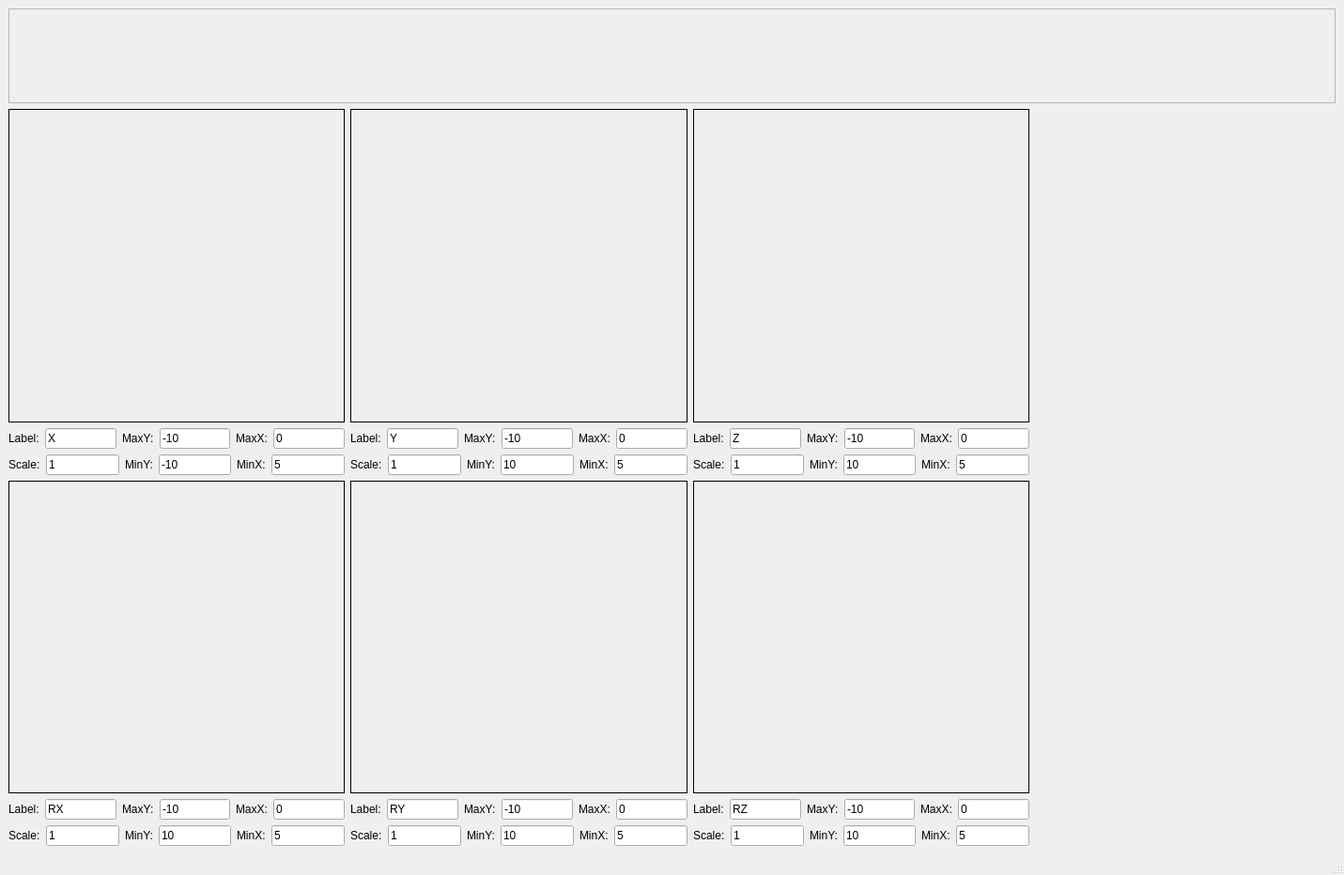
<?xml version="1.0" encoding="UTF-8"?>
<ui version="4.0">
 <class>MainWindow</class>
 <widget class="QMainWindow" name="MainWindow">
  <property name="geometry">
   <rect>
    <x>0</x>
    <y>0</y>
    <width>1431</width>
    <height>932</height>
   </rect>
  </property>
  <property name="sizePolicy">
   <sizepolicy hsizetype="Expanding" vsizetype="Expanding">
    <horstretch>0</horstretch>
    <verstretch>0</verstretch>
   </sizepolicy>
  </property>
  <property name="windowTitle">
   <string>MainWindow</string>
  </property>
  <widget class="QWidget" name="centralwidget">
   <layout class="QVBoxLayout" name="verticalLayout_17">
    <item>
     <widget class="QLabel" name="LBTitle">
      <property name="minimumSize">
       <size>
        <width>0</width>
        <height>101</height>
       </size>
      </property>
      <property name="frameShape">
       <enum>QFrame::StyledPanel</enum>
      </property>
      <property name="text">
       <string/>
      </property>
     </widget>
    </item>
    <item>
     <layout class="QHBoxLayout" name="horizontalLayout_15">
      <item>
       <layout class="QVBoxLayout" name="verticalLayout_14">
        <item>
         <layout class="QVBoxLayout" name="verticalLayout_8" stretch="1,0">
          <item>
           <widget class="QLabel" name="LB1">
            <property name="frameShape">
             <enum>QFrame::Box</enum>
            </property>
            <property name="text">
             <string/>
            </property>
           </widget>
          </item>
          <item>
           <layout class="QVBoxLayout" name="verticalLayout">
            <item>
             <layout class="QHBoxLayout" name="horizontalLayout">
              <item>
               <widget class="QLabel" name="LBlabel">
                <property name="text">
                 <string>Label:</string>
                </property>
               </widget>
              </item>
              <item>
               <widget class="QLineEdit" name="LELabel">
                <property name="text">
                 <string>X</string>
                </property>
               </widget>
              </item>
              <item>
               <widget class="QLabel" name="LBMaxY">
                <property name="text">
                 <string>MaxY:</string>
                </property>
               </widget>
              </item>
              <item>
               <widget class="QLineEdit" name="LEMaxY">
                <property name="text">
                 <string>-10</string>
                </property>
               </widget>
              </item>
              <item>
               <widget class="QLabel" name="LBMaxX">
                <property name="text">
                 <string>MaxX:</string>
                </property>
               </widget>
              </item>
              <item>
               <widget class="QLineEdit" name="LEMaxX">
                <property name="text">
                 <string>0</string>
                </property>
               </widget>
              </item>
             </layout>
            </item>
            <item>
             <layout class="QHBoxLayout" name="horizontalLayout_2">
              <item>
               <widget class="QLabel" name="LBScale">
                <property name="text">
                 <string>Scale:</string>
                </property>
               </widget>
              </item>
              <item>
               <widget class="QLineEdit" name="LEScale">
                <property name="text">
                 <string>1</string>
                </property>
               </widget>
              </item>
              <item>
               <widget class="QLabel" name="LBMinY">
                <property name="text">
                 <string>MinY:</string>
                </property>
               </widget>
              </item>
              <item>
               <widget class="QLineEdit" name="LEMinY">
                <property name="text">
                 <string>-10</string>
                </property>
               </widget>
              </item>
              <item>
               <widget class="QLabel" name="LBMinX">
                <property name="text">
                 <string>MinX:</string>
                </property>
               </widget>
              </item>
              <item>
               <widget class="QLineEdit" name="LEMinX">
                <property name="text">
                 <string>5</string>
                </property>
               </widget>
              </item>
             </layout>
            </item>
           </layout>
          </item>
         </layout>
        </item>
        <item>
         <layout class="QVBoxLayout" name="verticalLayout_13" stretch="1,0">
          <item>
           <widget class="QLabel" name="LB4">
            <property name="frameShape">
             <enum>QFrame::Box</enum>
            </property>
            <property name="text">
             <string/>
            </property>
           </widget>
          </item>
          <item>
           <layout class="QVBoxLayout" name="verticalLayout_5">
            <item>
             <layout class="QHBoxLayout" name="horizontalLayout_9">
              <item>
               <widget class="QLabel" name="LBlabel_4">
                <property name="text">
                 <string>Label:</string>
                </property>
               </widget>
              </item>
              <item>
               <widget class="QLineEdit" name="LELabel_4">
                <property name="text">
                 <string>RX</string>
                </property>
               </widget>
              </item>
              <item>
               <widget class="QLabel" name="LBMaxY_4">
                <property name="text">
                 <string>MaxY:</string>
                </property>
               </widget>
              </item>
              <item>
               <widget class="QLineEdit" name="LEMaxY_4">
                <property name="text">
                 <string>-10</string>
                </property>
               </widget>
              </item>
              <item>
               <widget class="QLabel" name="LBMaxX_4">
                <property name="text">
                 <string>MaxX:</string>
                </property>
               </widget>
              </item>
              <item>
               <widget class="QLineEdit" name="LEMaxX_4">
                <property name="text">
                 <string>0</string>
                </property>
               </widget>
              </item>
             </layout>
            </item>
            <item>
             <layout class="QHBoxLayout" name="horizontalLayout_10">
              <item>
               <widget class="QLabel" name="LBScale_4">
                <property name="text">
                 <string>Scale:</string>
                </property>
               </widget>
              </item>
              <item>
               <widget class="QLineEdit" name="LEScale_4">
                <property name="text">
                 <string>1</string>
                </property>
               </widget>
              </item>
              <item>
               <widget class="QLabel" name="LBMinY_4">
                <property name="text">
                 <string>MinY:</string>
                </property>
               </widget>
              </item>
              <item>
               <widget class="QLineEdit" name="LEMinY_4">
                <property name="text">
                 <string>10</string>
                </property>
               </widget>
              </item>
              <item>
               <widget class="QLabel" name="LBMinX_4">
                <property name="text">
                 <string>MinX:</string>
                </property>
               </widget>
              </item>
              <item>
               <widget class="QLineEdit" name="LEMinX_4">
                <property name="text">
                 <string>5</string>
                </property>
               </widget>
              </item>
             </layout>
            </item>
           </layout>
          </item>
         </layout>
        </item>
       </layout>
      </item>
      <item>
       <layout class="QVBoxLayout" name="verticalLayout_15">
        <item>
         <layout class="QVBoxLayout" name="verticalLayout_9" stretch="1,0">
          <item>
           <widget class="QLabel" name="LB2">
            <property name="frameShape">
             <enum>QFrame::Box</enum>
            </property>
            <property name="text">
             <string/>
            </property>
           </widget>
          </item>
          <item>
           <layout class="QVBoxLayout" name="verticalLayout_3">
            <item>
             <layout class="QHBoxLayout" name="horizontalLayout_5">
              <item>
               <widget class="QLabel" name="LBlabel_2">
                <property name="text">
                 <string>Label:</string>
                </property>
               </widget>
              </item>
              <item>
               <widget class="QLineEdit" name="LELabel_2">
                <property name="text">
                 <string>Y</string>
                </property>
               </widget>
              </item>
              <item>
               <widget class="QLabel" name="LBMaxY_2">
                <property name="text">
                 <string>MaxY:</string>
                </property>
               </widget>
              </item>
              <item>
               <widget class="QLineEdit" name="LEMaxY_2">
                <property name="text">
                 <string>-10</string>
                </property>
               </widget>
              </item>
              <item>
               <widget class="QLabel" name="LBMaxX_2">
                <property name="text">
                 <string>MaxX:</string>
                </property>
               </widget>
              </item>
              <item>
               <widget class="QLineEdit" name="LEMaxX_2">
                <property name="text">
                 <string>0</string>
                </property>
               </widget>
              </item>
             </layout>
            </item>
            <item>
             <layout class="QHBoxLayout" name="horizontalLayout_6">
              <item>
               <widget class="QLabel" name="LBScale_2">
                <property name="text">
                 <string>Scale:</string>
                </property>
               </widget>
              </item>
              <item>
               <widget class="QLineEdit" name="LEScale_2">
                <property name="text">
                 <string>1</string>
                </property>
               </widget>
              </item>
              <item>
               <widget class="QLabel" name="LBMinY_2">
                <property name="text">
                 <string>MinY:</string>
                </property>
               </widget>
              </item>
              <item>
               <widget class="QLineEdit" name="LEMinY_2">
                <property name="text">
                 <string>10</string>
                </property>
               </widget>
              </item>
              <item>
               <widget class="QLabel" name="LBMinX_2">
                <property name="text">
                 <string>MinX:</string>
                </property>
               </widget>
              </item>
              <item>
               <widget class="QLineEdit" name="LEMinX_2">
                <property name="text">
                 <string>5</string>
                </property>
               </widget>
              </item>
             </layout>
            </item>
           </layout>
          </item>
         </layout>
        </item>
        <item>
         <layout class="QVBoxLayout" name="verticalLayout_12" stretch="1,0">
          <item>
           <widget class="QLabel" name="LB5">
            <property name="frameShape">
             <enum>QFrame::Box</enum>
            </property>
            <property name="text">
             <string/>
            </property>
           </widget>
          </item>
          <item>
           <layout class="QVBoxLayout" name="verticalLayout_6">
            <item>
             <layout class="QHBoxLayout" name="horizontalLayout_11">
              <item>
               <widget class="QLabel" name="LBlabel_5">
                <property name="text">
                 <string>Label:</string>
                </property>
               </widget>
              </item>
              <item>
               <widget class="QLineEdit" name="LELabel_5">
                <property name="text">
                 <string>RY</string>
                </property>
               </widget>
              </item>
              <item>
               <widget class="QLabel" name="LBMaxY_5">
                <property name="text">
                 <string>MaxY:</string>
                </property>
               </widget>
              </item>
              <item>
               <widget class="QLineEdit" name="LEMaxY_5">
                <property name="text">
                 <string>-10</string>
                </property>
               </widget>
              </item>
              <item>
               <widget class="QLabel" name="LBMaxX_5">
                <property name="text">
                 <string>MaxX:</string>
                </property>
               </widget>
              </item>
              <item>
               <widget class="QLineEdit" name="LEMaxX_5">
                <property name="text">
                 <string>0</string>
                </property>
               </widget>
              </item>
             </layout>
            </item>
            <item>
             <layout class="QHBoxLayout" name="horizontalLayout_12">
              <item>
               <widget class="QLabel" name="LBScale_5">
                <property name="text">
                 <string>Scale:</string>
                </property>
               </widget>
              </item>
              <item>
               <widget class="QLineEdit" name="LEScale_5">
                <property name="text">
                 <string>1</string>
                </property>
               </widget>
              </item>
              <item>
               <widget class="QLabel" name="LBMinY_5">
                <property name="text">
                 <string>MinY:</string>
                </property>
               </widget>
              </item>
              <item>
               <widget class="QLineEdit" name="LEMinY_5">
                <property name="text">
                 <string>10</string>
                </property>
               </widget>
              </item>
              <item>
               <widget class="QLabel" name="LBMinX_5">
                <property name="text">
                 <string>MinX:</string>
                </property>
               </widget>
              </item>
              <item>
               <widget class="QLineEdit" name="LEMinX_5">
                <property name="text">
                 <string>5</string>
                </property>
               </widget>
              </item>
             </layout>
            </item>
           </layout>
          </item>
         </layout>
        </item>
       </layout>
      </item>
      <item>
       <layout class="QVBoxLayout" name="verticalLayout_16">
        <item>
         <layout class="QVBoxLayout" name="verticalLayout_10" stretch="1,0">
          <item>
           <widget class="QLabel" name="LB3">
            <property name="frameShape">
             <enum>QFrame::Box</enum>
            </property>
            <property name="text">
             <string/>
            </property>
           </widget>
          </item>
          <item>
           <layout class="QVBoxLayout" name="verticalLayout_4">
            <item>
             <layout class="QHBoxLayout" name="horizontalLayout_7">
              <item>
               <widget class="QLabel" name="LBlabel_3">
                <property name="text">
                 <string>Label:</string>
                </property>
               </widget>
              </item>
              <item>
               <widget class="QLineEdit" name="LELabel_3">
                <property name="text">
                 <string>Z</string>
                </property>
               </widget>
              </item>
              <item>
               <widget class="QLabel" name="LBMaxY_3">
                <property name="text">
                 <string>MaxY:</string>
                </property>
               </widget>
              </item>
              <item>
               <widget class="QLineEdit" name="LEMaxY_3">
                <property name="text">
                 <string>-10</string>
                </property>
               </widget>
              </item>
              <item>
               <widget class="QLabel" name="LBMaxX_3">
                <property name="text">
                 <string>MaxX:</string>
                </property>
               </widget>
              </item>
              <item>
               <widget class="QLineEdit" name="LEMaxX_3">
                <property name="text">
                 <string>0</string>
                </property>
               </widget>
              </item>
             </layout>
            </item>
            <item>
             <layout class="QHBoxLayout" name="horizontalLayout_8">
              <item>
               <widget class="QLabel" name="LBScale_3">
                <property name="text">
                 <string>Scale:</string>
                </property>
               </widget>
              </item>
              <item>
               <widget class="QLineEdit" name="LEScale_3">
                <property name="text">
                 <string>1</string>
                </property>
               </widget>
              </item>
              <item>
               <widget class="QLabel" name="LBMinY_3">
                <property name="text">
                 <string>MinY:</string>
                </property>
               </widget>
              </item>
              <item>
               <widget class="QLineEdit" name="LEMinY_3">
                <property name="text">
                 <string>10</string>
                </property>
               </widget>
              </item>
              <item>
               <widget class="QLabel" name="LBMinX_3">
                <property name="text">
                 <string>MinX:</string>
                </property>
               </widget>
              </item>
              <item>
               <widget class="QLineEdit" name="LEMinX_3">
                <property name="text">
                 <string>5</string>
                </property>
               </widget>
              </item>
             </layout>
            </item>
           </layout>
          </item>
         </layout>
        </item>
        <item>
         <layout class="QVBoxLayout" name="verticalLayout_11" stretch="1,0">
          <item>
           <widget class="QLabel" name="LB6">
            <property name="frameShape">
             <enum>QFrame::Box</enum>
            </property>
            <property name="text">
             <string/>
            </property>
           </widget>
          </item>
          <item>
           <layout class="QVBoxLayout" name="verticalLayout_7">
            <item>
             <layout class="QHBoxLayout" name="horizontalLayout_13">
              <item>
               <widget class="QLabel" name="LBlabel_6">
                <property name="text">
                 <string>Label:</string>
                </property>
               </widget>
              </item>
              <item>
               <widget class="QLineEdit" name="LELabel_6">
                <property name="text">
                 <string>RZ</string>
                </property>
               </widget>
              </item>
              <item>
               <widget class="QLabel" name="LBMaxY_6">
                <property name="text">
                 <string>MaxY:</string>
                </property>
               </widget>
              </item>
              <item>
               <widget class="QLineEdit" name="LEMaxY_6">
                <property name="text">
                 <string>-10</string>
                </property>
               </widget>
              </item>
              <item>
               <widget class="QLabel" name="LBMaxX_6">
                <property name="text">
                 <string>MaxX:</string>
                </property>
               </widget>
              </item>
              <item>
               <widget class="QLineEdit" name="LEMaxX_6">
                <property name="text">
                 <string>0</string>
                </property>
               </widget>
              </item>
             </layout>
            </item>
            <item>
             <layout class="QHBoxLayout" name="horizontalLayout_14">
              <item>
               <widget class="QLabel" name="LBScale_6">
                <property name="text">
                 <string>Scale:</string>
                </property>
               </widget>
              </item>
              <item>
               <widget class="QLineEdit" name="LEScale_6">
                <property name="text">
                 <string>1</string>
                </property>
               </widget>
              </item>
              <item>
               <widget class="QLabel" name="LBMinY_6">
                <property name="text">
                 <string>MinY:</string>
                </property>
               </widget>
              </item>
              <item>
               <widget class="QLineEdit" name="LEMinY_6">
                <property name="text">
                 <string>10</string>
                </property>
               </widget>
              </item>
              <item>
               <widget class="QLabel" name="LBMinX_6">
                <property name="text">
                 <string>MinX:</string>
                </property>
               </widget>
              </item>
              <item>
               <widget class="QLineEdit" name="LEMinX_6">
                <property name="text">
                 <string>5</string>
                </property>
               </widget>
              </item>
             </layout>
            </item>
           </layout>
          </item>
         </layout>
        </item>
       </layout>
      </item>
      <item>
       <widget class="QWidget" name="ControlW" native="true">
        <property name="sizePolicy">
         <sizepolicy hsizetype="Expanding" vsizetype="Expanding">
          <horstretch>0</horstretch>
          <verstretch>0</verstretch>
         </sizepolicy>
        </property>
        <property name="minimumSize">
         <size>
          <width>320</width>
          <height>0</height>
         </size>
        </property>
        <property name="autoFillBackground">
         <bool>true</bool>
        </property>
       </widget>
      </item>
     </layout>
    </item>
   </layout>
  </widget>
  <widget class="QMenuBar" name="menubar">
   <property name="geometry">
    <rect>
     <x>0</x>
     <y>0</y>
     <width>1431</width>
     <height>26</height>
    </rect>
   </property>
  </widget>
  <widget class="QStatusBar" name="statusbar"/>
 </widget>
 <resources/>
 <connections/>
</ui>
